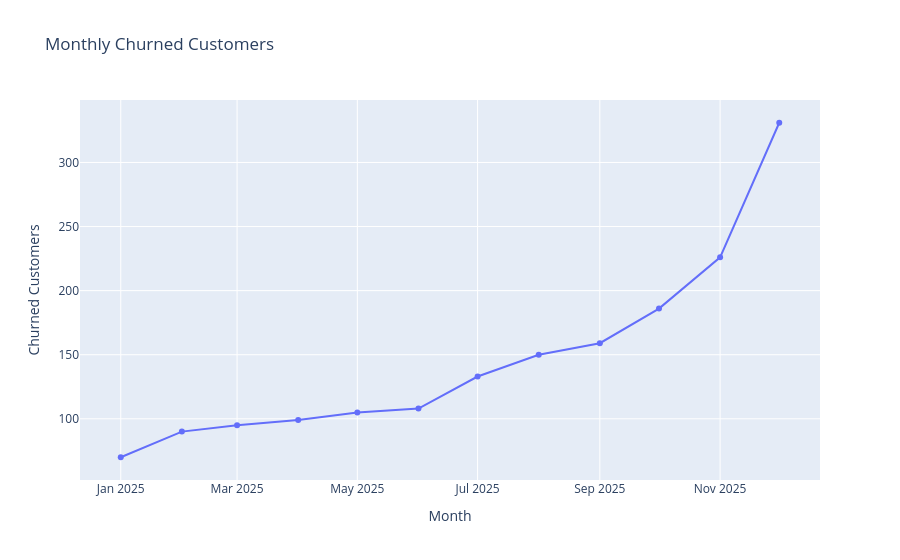

This figure's notebook cell:
### Code cell
# Visualization
fig = px.line(
    monthly_churn,
    x = "churn_month",
    y = "churned_customers",
    markers = True,
    title = "Monthly Churned Customers"
)

fig.update_layout(
    xaxis_title = "Month",
    yaxis_title = "Churned Customers"
)

fig.show()

### Figure 1 — Plotly figure (JSON) as saved in the notebook; plotly's stock layout.template omitted (floating-point values rounded to 4 significant figures)
{"data": [{"hovertemplate": "churn_month=%{x}<br>churned_customers=%{y}<extra></extra>", "legendgroup": "", "line": {"color": "#636efa", "dash": "solid"}, "marker": {"symbol": "circle"}, "mode": "lines+markers", "name": "", "orientation": "v", "showlegend": false, "type": "scatter", "x": ["2025-01-01", "2025-02-01", "2025-03-01", "2025-04-01", "2025-05-01", "2025-06-01", "2025-07-01", "2025-08-01", "2025-09-01", "2025-10-01", "2025-11-01", "2025-12-01"], "xaxis": "x", "y": [70, 90, 95, 99, 105, 108, 133, 150, 159, 186, 226, 331], "yaxis": "y"}], "layout": {"legend": {"tracegroupgap": 0}, "title": {"text": "Monthly Churned Customers"}, "xaxis": {"anchor": "y", "domain": [0, 1], "title": {"text": "Month"}}, "yaxis": {"anchor": "x", "domain": [0, 1], "title": {"text": "Churned Customers"}}}}
